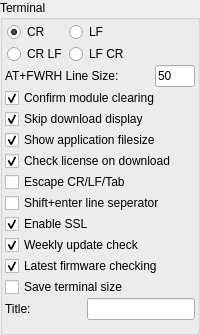
             <widget class="QGroupBox" name="groupBox_2">
              <property name="sizePolicy">
               <sizepolicy hsizetype="Minimum" vsizetype="Expanding">
                <horstretch>0</horstretch>
                <verstretch>0</verstretch>
               </sizepolicy>
              </property>
              <property name="minimumSize">
               <size>
                <width>170</width>
                <height>160</height>
               </size>
              </property>
              <property name="maximumSize">
               <size>
                <width>500</width>
                <height>16777215</height>
               </size>
              </property>
              <property name="title">
               <string>Terminal</string>
              </property>
              <property name="alignment">
               <set>Qt::AlignLeading|Qt::AlignLeft|Qt::AlignTop</set>
              </property>
              <layout class="QVBoxLayout" name="verticalLayout_2">
               <property name="spacing">
                <number>1</number>
               </property>
               <property name="leftMargin">
                <number>2</number>
               </property>
               <property name="topMargin">
                <number>2</number>
               </property>
               <property name="rightMargin">
                <number>2</number>
               </property>
               <property name="bottomMargin">
                <number>2</number>
               </property>
               <item>
                <layout class="QFormLayout" name="formLayout">
                 <property name="sizeConstraint">
                  <enum>QLayout::SetDefaultConstraint</enum>
                 </property>
                 <property name="fieldGrowthPolicy">
                  <enum>QFormLayout::AllNonFixedFieldsGrow</enum>
                 </property>
                 <property name="labelAlignment">
                  <set>Qt::AlignLeading|Qt::AlignLeft|Qt::AlignVCenter</set>
                 </property>
                 <property name="horizontalSpacing">
                  <number>2</number>
                 </property>
                 <property name="verticalSpacing">
                  <number>2</number>
                 </property>
                 <property name="leftMargin">
                  <number>2</number>
                 </property>
                 <property name="bottomMargin">
                  <number>0</number>
                 </property>
                 <item row="0" column="0">
                  <widget class="QRadioButton" name="radio_LCR">
                   <property name="text">
                    <string>CR</string>
                   </property>
                   <property name="checked">
                    <bool>true</bool>
                   </property>
                  </widget>
                 </item>
                 <item row="0" column="1">
                  <widget class="QRadioButton" name="radio_LLF">
                   <property name="text">
                    <string>LF</string>
                   </property>
                  </widget>
                 </item>
                 <item row="1" column="0">
                  <widget class="QRadioButton" name="radio_LCRLF">
                   <property name="text">
                    <string>CR LF</string>
                   </property>
                  </widget>
                 </item>
                 <item row="1" column="1">
                  <widget class="QRadioButton" name="radio_LLFCR">
                   <property name="text">
                    <string>LF CR</string>
                   </property>
                  </widget>
                 </item>
                </layout>
               </item>
               <item>
                <layout class="QGridLayout" name="gridLayout_16">
                 <property name="spacing">
                  <number>2</number>
                 </property>
                 <item row="0" column="1">
                  <widget class="QLineEdit" name="edit_FWRH">
                   <property name="sizePolicy">
                    <sizepolicy hsizetype="Maximum" vsizetype="Fixed">
                     <horstretch>0</horstretch>
                     <verstretch>0</verstretch>
                    </sizepolicy>
                   </property>
                   <property name="minimumSize">
                    <size>
                     <width>20</width>
                     <height>0</height>
                    </size>
                   </property>
                   <property name="maximumSize">
                    <size>
                     <width>40</width>
                     <height>16777215</height>
                    </size>
                   </property>
                   <property name="inputMethodHints">
                    <set>Qt::ImhDigitsOnly</set>
                   </property>
                   <property name="text">
                    <string>50</string>
                   </property>
                   <property name="maxLength">
                    <number>3</number>
                   </property>
                  </widget>
                 </item>
                 <item row="0" column="0">
                  <widget class="QLabel" name="label_15">
                   <property name="text">
                    <string>AT+FWRH Line Size:</string>
                   </property>
                  </widget>
                 </item>
                </layout>
               </item>
               <item>
                <widget class="QCheckBox" name="check_ConfirmClear">
                 <property name="toolTip">
                  <string>Enable this in order to confirm clearing the filesystem or resetting the module configuration to factory settings.</string>
                 </property>
                 <property name="text">
                  <string>Confirm module clearing</string>
                 </property>
                 <property name="checked">
                  <bool>true</bool>
                 </property>
                </widget>
               </item>
               <item>
                <widget class="QCheckBox" name="check_SkipDL">
                 <property name="toolTip">
                  <string>Enable this to skip displaying the commands sent/received to the module when downloading a file to it.</string>
                 </property>
                 <property name="text">
                  <string>Skip download display</string>
                 </property>
                 <property name="checked">
                  <bool>true</bool>
                 </property>
                </widget>
               </item>
               <item>
                <widget class="QCheckBox" name="check_ShowFileSize">
                 <property name="toolTip">
                  <string>Enable this to see the filesize of compiled applications.</string>
                 </property>
                 <property name="text">
                  <string>Show application filesize</string>
                 </property>
                 <property name="checked">
                  <bool>true</bool>
                 </property>
                </widget>
               </item>
               <item>
                <widget class="QCheckBox" name="check_CheckLicense">
                 <property name="text">
                  <string>Check license on download</string>
                 </property>
                 <property name="checked">
                  <bool>true</bool>
                 </property>
                </widget>
               </item>
               <item>
                <widget class="QCheckBox" name="check_ShowCLRF">
                 <property name="toolTip">
                  <string>Enable this to escape various characters (CR will show as \r, LF will show as \n and Tab will show as \t).</string>
                 </property>
                 <property name="text">
                  <string>Escape CR/LF/Tab</string>
                 </property>
                </widget>
               </item>
               <item>
                <widget class="QCheckBox" name="check_LineSeparator">
                 <property name="toolTip">
                  <string>When enabled, pressing shit+enter in the terminal will create a line separator allowing for multiple lines to be sent when enter is pressed. If disabled then shift+enter will behave the same as pressing enter and send the line.</string>
                 </property>
                 <property name="text">
                  <string>Shift+enter line seperator</string>
                 </property>
                </widget>
               </item>
               <item>
                <widget class="QCheckBox" name="check_EnableSSL">
                 <property name="toolTip">
                  <string>Enable this to use HTTPS (SSL) when communicating with UwTerminalX server (when updating or compiling applications), otherwise uses plaintext HTTP.</string>
                 </property>
                 <property name="text">
                  <string>Enable SSL</string>
                 </property>
                 <property name="checked">
                  <bool>true</bool>
                 </property>
                </widget>
               </item>
               <item>
                <widget class="QCheckBox" name="check_EnableWeeklyUpdateCheck">
                 <property name="toolTip">
                  <string>&lt;html&gt;&lt;head/&gt;&lt;body&gt;&lt;p&gt;Enable this to check for updates to UwTerminalX and the error code file every week.&lt;/p&gt;&lt;/body&gt;&lt;/html&gt;</string>
                 </property>
                 <property name="text">
                  <string>Weekly update check</string>
                 </property>
                 <property name="checked">
                  <bool>true</bool>
                 </property>
                </widget>
               </item>
               <item>
                <widget class="QCheckBox" name="check_EnableModuleFirmwareCheck">
                 <property name="toolTip">
                  <string>&lt;html&gt;&lt;head/&gt;&lt;body&gt;&lt;p&gt;Enable this to check if the firmware version you are XCompiling for is the latest version or not (only supported with online XCompilations).&lt;/p&gt;&lt;/body&gt;&lt;/html&gt;</string>
                 </property>
                 <property name="text">
                  <string>Latest firmware checking</string>
                 </property>
                 <property name="checked">
                  <bool>true</bool>
                 </property>
                </widget>
               </item>
               <item>
                <widget class="QCheckBox" name="check_EnableTerminalSizeSaving">
                 <property name="enabled">
                  <bool>true</bool>
                 </property>
                 <property name="toolTip">
                  <string>&lt;html&gt;&lt;head/&gt;&lt;body&gt;&lt;p&gt;Enable this to save and restore terminal window size on opening/closing.&lt;/p&gt;&lt;/body&gt;&lt;/html&gt;</string>
                 </property>
                 <property name="text">
                  <string>Save terminal size</string>
                 </property>
                 <property name="checked">
                  <bool>false</bool>
                 </property>
                </widget>
               </item>
               <item>
                <layout class="QGridLayout" name="gridLayout_17">
                 <property name="spacing">
                  <number>2</number>
                 </property>
                 <item row="0" column="1">
                  <widget class="QLineEdit" name="edit_Title">
                   <property name="sizePolicy">
                    <sizepolicy hsizetype="Maximum" vsizetype="Fixed">
                     <horstretch>0</horstretch>
                     <verstretch>0</verstretch>
                    </sizepolicy>
                   </property>
                   <property name="minimumSize">
                    <size>
                     <width>20</width>
                     <height>0</height>
                    </size>
                   </property>
                   <property name="maximumSize">
                    <size>
                     <width>16777215</width>
                     <height>16777215</height>
                    </size>
                   </property>
                   <property name="inputMethodHints">
                    <set>Qt::ImhDigitsOnly</set>
                   </property>
                   <property name="text">
                    <string/>
                   </property>
                   <property name="maxLength">
                    <number>32</number>
                   </property>
                  </widget>
                 </item>
                 <item row="0" column="0">
                  <widget class="QLabel" name="label_45">
                   <property name="text">
                    <string>Title:</string>
                   </property>
                  </widget>
                 </item>
                </layout>
               </item>
               <item>
                <spacer name="verticalSpacer_4">
                 <property name="orientation">
                  <enum>Qt::Vertical</enum>
                 </property>
                 <property name="sizeHint" stdset="0">
                  <size>
                   <width>20</width>
                   <height>10</height>
                  </size>
                 </property>
                </spacer>
               </item>
              </layout>
             </widget>
